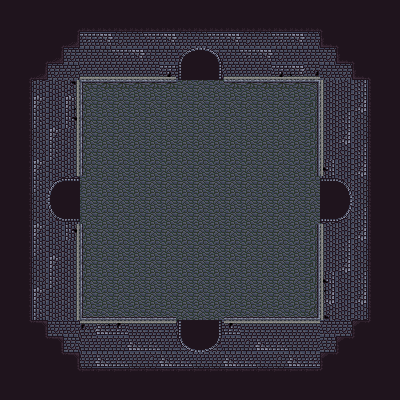

Tiled map render using the project's own tile images. Description and the map definition, with tile-layer contents summarised, below:
An orthogonal 25x25 tile map with 16x16 px tiles, 4 tile layers (Background, Tile Layer 1, Tile Layer 2, Tile Layer 4), 2 tilesets and 12 objects.

<map version="1.9" tiledversion="1.9.2" orientation="orthogonal" renderorder="right-down" width="25" height="25" tilewidth="16" tileheight="16" infinite="0" nextlayerid="6" nextobjectid="13">
 <tileset firstgid="1" name="sewer_1" tilewidth="16" tileheight="16" tilecount="352" columns="16">
  <image source="sewer_1.png" width="256" height="352" />
 </tileset>
 <tileset firstgid="353" name="cave" tilewidth="16" tileheight="16" tilecount="336" columns="16">
  <image source="cave.png" width="256" height="336" />
 </tileset>
 <layer id="3" name="Background" width="25" height="25">
  <data>[625 cells, 625 non-empty, 2 distinct tile ids]</data>
 </layer>
 <layer id="2" name="Tile Layer 1" width="25" height="25">
  <data>[625 cells, 625 non-empty, 7 distinct tile ids]</data>
 </layer>
 <layer id="1" name="Tile Layer 2" width="25" height="25">
  <data>[625 cells, 625 non-empty, 36 distinct tile ids]</data>
 </layer>
 <layer id="4" name="Tile Layer 4" width="25" height="25">
  <data>[625 cells, 54 non-empty, 11 distinct tile ids]</data>
 </layer>
 <objectgroup id="5" name="Walls">
  <object id="1" x="224" y="64" width="96" height="16" />
  <object id="2" x="320" y="64" width="16" height="112" />
  <object id="3" x="320" y="224" width="16" height="96" />
  <object id="4" x="224" y="320" width="112" height="16" />
  <object id="5" x="64" y="320" width="112" height="16" />
  <object id="6" x="64" y="224" width="16" height="96" />
  <object id="7" x="64" y="80" width="16" height="96" />
  <object id="8" x="64" y="64" width="112" height="16" />
  <object id="9" x="48" y="176" width="16" height="48" />
  <object id="10" x="336" y="176" width="16" height="48" />
  <object id="11" x="176" y="48" width="48" height="16" />
  <object id="12" x="176" y="336" width="48" height="16" />
 </objectgroup>
</map>
